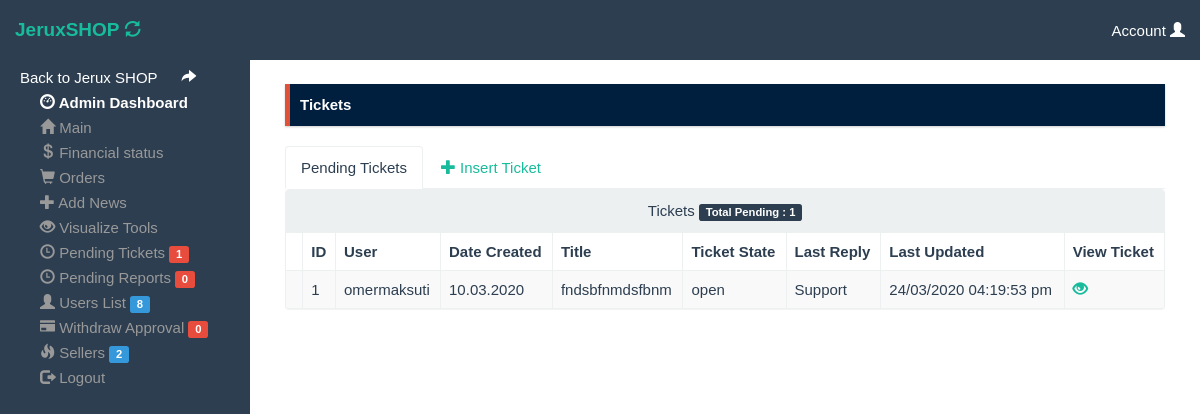
/admin/Tickets.html (signed in), run on the app's committed database.
### tables this page shows
CREATE TABLE `ticket` (
  `id` int(11) NOT NULL,
  `uid` varchar(255) NOT NULL,
  `status` int(11) NOT NULL,
  `s_id` int(11) NOT NULL,
  `s_url` text NOT NULL,
  `memo` text NOT NULL,
  `acctype` int(11) NOT NULL,
  `admin_r` int(11) NOT NULL,
  `date` text NOT NULL,
  `subject` varchar(255) NOT NULL,
  `type` varchar(255) NOT NULL,
  `resseller` int(11) NOT NULL,
  `price` int(11) NOT NULL,
  `refounded` varchar(255) NOT NULL,
  `fmemo` text NOT NULL,
  `seen` int(11) NOT NULL,
  `lastreply` varchar(255) NOT NULL,
  `lastup` text NOT NULL
);

### admin/ticket.php (the view, shortened to what this page needs)
<?php
  include "header.php";
  $q = mysqli_query($dbcon, "SELECT * FROM ticket where status='1' or  status='2' ORDER BY status DESC")or die("error");
  $t = mysqli_num_rows($q);
  global $t,$q;
?>
<div class="alert alert-danger fade in radius-bordered alert-shadowed"><b>Tickets</b></div>
<ul class="nav nav-tabs">
    <li class="active"><a href="#mytickets" data-toggle="tab" aria-expanded="true">Pending Tickets</a></li>
    <li class=""><a href="#open" data-toggle="tab" aria-expanded="false"> <span class="glyphicon glyphicon-plus"></span> Insert Ticket</a></li>
</ul>
<div id="myTabContent" class="tab-content">
    <div class="tab-pane fade active in" id="mytickets">
    <?php
    echo '
    <div class="">
    <center>
        <div class="panel panel-default">
            <div class="panel-heading no-collapse">Tickets <span class="label label-primary">Total Pending : '.$t.'</span></div>
            <table class="table table-bordered table-striped">
              <thead>
                <tr>
			      <th></th>
                  <th>ID</th>
                  <th>User</th>
                  <th>Date Created</th>
                  <th>Title</th>
                  <th>Ticket State</th>
                  <th>Last Reply</th>
                  <th>Last Updated</th>
                  <th>View Ticket</th>
                </tr>
              </thead>
              <tbody>';
              while($row = mysqli_fetch_assoc($q)){
                $st = $row['status'];
	if (empty($row['lastup'])) {
		$lastup = "n/a";
		} else {
		$lastup = $row['lastup'];
		}
    switch ($st){
      case "1" :
       $st = "open";
       break;
    }
              echo '<tr>
                  <td></td>
                  <td>'.$row['id'].'</td>
                  <td>'.$row['uid'].'</td>
				  <td>'.$row['date'].'</td>
                  <td>'.$row['subject'].'</td>
				  <td>'.$st.'</td>
                  <td>'.$row['lastreply'].'</td>
                  <td>'.$lastup.'</td>
                  <td><a calass="btn btn-primary" href="viewt.php?id='.$row['id'].'"><span class="glyphicon glyphicon-eye-open"> </span></a></td>
                  </tr>';
                  }
                  echo '
              </tbody>
            </table>
        </div>
    </div>';
    ?>
 </div>
 </div>

### admin/header.php (style rules this page uses)
.alert.alert-shadowed { -webkit-box-shadow: 0 1px 2px rgba(0,0,0,.2); -moz-box-shadow: 0 1px 2px rgba(0,0,0,.2); box-shadow: 0 1px 2px rgba(0,0,0,.2); }
.alert { margin-bottom: 20px; margin-top: 0; color: #fff; border-width: 0; border-left-width: 5px; padding: 10px; border-radius: 0; }
.alert.alert-danger { border-color: #df5138; background: #001f3f; }

### data on the page
ticket: id "1", uid "omermaksuti", date "10.03.2020", subject "fndsbfnmdsfbnm", status "open", lastreply "Support", lastup "24/03/2020 04:19:53 pm"

### other printed values
$r11 "1"
$r11 "0"
$r11 "8"
$r11 "2"
$t "1"
